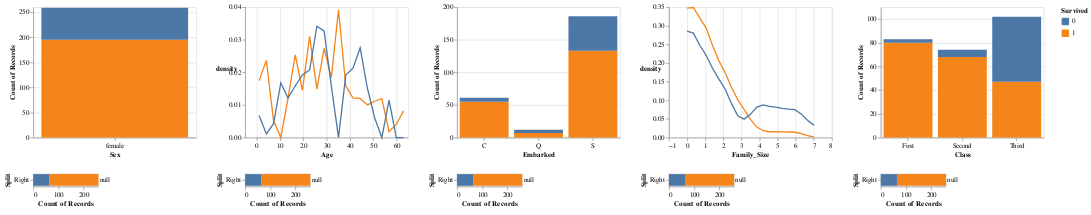

This figure's notebook cell:
### Code cell
build_interactive_decision_tree(titanic_df, "Sex == 'female'")

### Figure 1 — Vega-Lite specification as saved in the notebook (floating-point values rounded to 4 significant figures; data arrays with more than 128 entries replaced by an {"elided": "..."} marker saying what was removed)
{"config": {"view": {"continuousWidth": 400, "continuousHeight": 300}}, "hconcat": [{"vconcat": [{"data": {"name": "data-9609b4985d467e4b960317c6d5d55c8c"}, "mark": "bar", "encoding": {"color": {"type": "nominal", "field": "Survived", "sort": [1, 0]}, "opacity": {"condition": {"value": 1, "selection": "selector595"}, "value": 0.3}, "x": {"type": "nominal", "axis": {"labelAngle": 0}, "field": "Sex"}, "y": {"type": "quantitative", "aggregate": "count"}}, "height": 200, "selection": {"selector595": {"type": "single", "fields": ["Sex"]}}, "width": 250}, {"hconcat": [{"layer": [{"mark": "bar", "encoding": {"color": {"type": "nominal", "field": "Survived", "sort": [1, 0]}, "x": {"type": "quantitative", "aggregate": "count", "scale": {"domain": [0, 259]}}, "y": {"type": "nominal", "field": "Split"}}, "transform": [{"calculate": "selector595['Sex']", "as": "split_val"}, {"calculate": "datum.Sex == datum.split_val?'Left':'Right'", "as": "Split"}], "width": 100}, {"mark": {"type": "text", "dx": 10}, "encoding": {"text": {"type": "quantitative", "field": "Entropy"}, "x": {"type": "quantitative", "aggregate": "count", "scale": {"domain": [0, 259]}}, "y": {"type": "nominal", "field": "Split"}}, "transform": [{"calculate": "selector595['Sex']", "as": "split_val"}, {"calculate": "datum.Sex == datum.split_val?'Left':'Right'", "as": "Split"}, {"lookup": "split_val", "from": {"data": {"name": "data-1af6176d2fa361009f31a9dd528123b4"}, "key": "Split_Val", "fields": ["Left_Entropy", "Right_Entropy"]}}, {"calculate": "datum.Split == 'Left'?datum.Left_Entropy:datum.Right_Entropy", "as": "Entropy"}]}], "data": {"name": "data-9609b4985d467e4b960317c6d5d55c8c"}}, {"vconcat": [{"mark": "text", "encoding": {"text": {"type": "nominal", "field": "chart_text"}}, "transform": [{"calculate": "selector595['Sex']", "as": "selected_val"}, {"filter": "((datum.Split_Val <= datum.selected_val) && (datum.Split_Val >= datum.selected_val))"}, {"calculate": "('For Sex=' + datum.selected_val)", "as": "chart_text"}], "width": 120}, {"mark": "text", "encoding": {"text": {"type": "nominal", "field": "chart_text"}}, "transform": [{"calculate": "selector595['Sex']", "as": "selected_val"}, {"filter": "((datum.Split_Val <= datum.selected_val) && (datum.Split_Val >= datum.selected_val))"}, {"calculate": "('Information Gain: ' + datum.Information_Gain)", "as": "chart_text"}], "width": 120}], "data": {"name": "data-1af6176d2fa361009f31a9dd528123b4"}}]}]}, {"vconcat": [{"layer": [{"data": {"name": "data-a2bf53cc6eaf007561dc3bd8c473d0cf"}, "mark": {"type": "bar", "binSpacing": 0, "size": 3.226}, "encoding": {"color": {"value": "lightgrey"}, "opacity": {"condition": {"value": 0.3, "test": "(datum.val <= datum.key)"}, "value": 0}, "x": {"type": "quantitative", "field": "Age"}, "y": {"type": "quantitative", "axis": null, "field": "Height"}}, "height": 200, "selection": {"selector596": {"type": "single", "fields": ["Age"], "on": "mouseover", "nearest": true}}, "transform": [{"calculate": "selector596['Age']", "as": "key"}, {"calculate": "datum.Age", "as": "val"}]}, {"data": {"name": "data-3508a03add04cf5b90d53a8f8d0e0657"}, "mark": "line", "encoding": {"color": {"type": "nominal", "field": "Survived"}, "x": {"type": "quantitative", "field": "value", "title": "Age"}, "y": {"type": "quantitative", "axis": {"labelAngle": 0, "titleAngle": 0}, "field": "density"}}, "height": 200, "transform": [{"density": "value", "bandwidth": 0.5, "groupby": ["variable", "Survived"], "steps": 20}, {"joinaggregate": [{"op": "max", "field": "density", "as": "max_density"}]}], "width": 250}], "resolve": {"scale": {"y": "independent"}}}, {"hconcat": [{"layer": [{"mark": "bar", "encoding": {"color": {"type": "nominal", "field": "Survived", "sort": [1, 0]}, "x": {"type": "quantitative", "aggregate": "count", "scale": {"domain": [0, 259]}}, "y": {"type": "nominal", "field": "Split"}}, "transform": [{"calculate": "selector596['Age']", "as": "split_val"}, {"calculate": "datum.value <= datum.split_val?'Left':'Right'", "as": "Split"}], "width": 100}, {"mark": {"type": "text", "dx": 10}, "encoding": {"text": {"type": "quantitative", "field": "Entropy"}, "x": {"type": "quantitative", "aggregate": "count", "scale": {"domain": [0, 259]}}, "y": {"type": "nominal", "field": "Split"}}, "transform": [{"calculate": "selector596['Age']", "as": "split_val"}, {"calculate": "datum.value <= datum.split_val?'Left':'Right'", "as": "Split"}, {"lookup": "split_val", "from": {"data": {"name": "data-aa29325fdf9b858f0466693792367fa5"}, "key": "Split_Val", "fields": ["Left_Entropy", "Right_Entropy"]}}, {"calculate": "datum.Split == 'Left'?datum.Left_Entropy:datum.Right_Entropy", "as": "Entropy"}]}], "data": {"name": "data-3508a03add04cf5b90d53a8f8d0e0657"}}, {"vconcat": [{"mark": "text", "encoding": {"text": {"type": "nominal", "field": "chart_text"}}, "transform": [{"calculate": "selector596['Age']", "as": "selected_val"}, {"filter": "((datum.Split_Val <= datum.selected_val) && (datum.Split_Val >= datum.selected_val))"}, {"calculate": "('For Age<=' + datum.selected_val)", "as": "chart_text"}], "width": 120}, {"mark": "text", "encoding": {"text": {"type": "nominal", "field": "chart_text"}}, "transform": [{"calculate": "selector596['Age']", "as": "selected_val"}, {"filter": "((datum.Split_Val <= datum.selected_val) && (datum.Split_Val >= datum.selected_val))"}, {"calculate": "('Information Gain: ' + datum.Information_Gain)", "as": "chart_text"}], "width": 120}], "data": {"name": "data-aa29325fdf9b858f0466693792367fa5"}}]}]}, {"vconcat": [{"data": {"name": "data-b1e2bcfe8cb08aaa1136939f5ea71608"}, "mark": "bar", "encoding": {"color": {"type": "nominal", "field": "Survived", "sort": [1, 0]}, "opacity": {"condition": {"value": 1, "selection": "selector597"}, "value": 0.3}, "x": {"type": "nominal", "axis": {"labelAngle": 0}, "field": "Embarked"}, "y": {"type": "quantitative", "aggregate": "count"}}, "height": 200, "selection": {"selector597": {"type": "single", "fields": ["Embarked"]}}, "width": 250}, {"hconcat": [{"layer": [{"mark": "bar", "encoding": {"color": {"type": "nominal", "field": "Survived", "sort": [1, 0]}, "x": {"type": "quantitative", "aggregate": "count", "scale": {"domain": [0, 259]}}, "y": {"type": "nominal", "field": "Split"}}, "transform": [{"calculate": "selector597['Embarked']", "as": "split_val"}, {"calculate": "datum.Embarked == datum.split_val?'Left':'Right'", "as": "Split"}], "width": 100}, {"mark": {"type": "text", "dx": 10}, "encoding": {"text": {"type": "quantitative", "field": "Entropy"}, "x": {"type": "quantitative", "aggregate": "count", "scale": {"domain": [0, 259]}}, "y": {"type": "nominal", "field": "Split"}}, "transform": [{"calculate": "selector597['Embarked']", "as": "split_val"}, {"calculate": "datum.Embarked == datum.split_val?'Left':'Right'", "as": "Split"}, {"lookup": "split_val", "from": {"data": {"name": "data-ff6350f9ef4459308a19f233d13049b9"}, "key": "Split_Val", "fields": ["Left_Entropy", "Right_Entropy"]}}, {"calculate": "datum.Split == 'Left'?datum.Left_Entropy:datum.Right_Entropy", "as": "Entropy"}]}], "data": {"name": "data-b1e2bcfe8cb08aaa1136939f5ea71608"}}, {"vconcat": [{"mark": "text", "encoding": {"text": {"type": "nominal", "field": "chart_text"}}, "transform": [{"calculate": "selector597['Embarked']", "as": "selected_val"}, {"filter": "((datum.Split_Val <= datum.selected_val) && (datum.Split_Val >= datum.selected_val))"}, {"calculate": "('For Embarked=' + datum.selected_val)", "as": "chart_text"}], "width": 120}, {"mark": "text", "encoding": {"text": {"type": "nominal", "field": "chart_text"}}, "transform": [{"calculate": "selector597['Embarked']", "as": "selected_val"}, {"filter": "((datum.Split_Val <= datum.selected_val) && (datum.Split_Val >= datum.selected_val))"}, {"calculate": "('Information Gain: ' + datum.Information_Gain)", "as": "chart_text"}], "width": 120}], "data": {"name": "data-ff6350f9ef4459308a19f233d13049b9"}}]}]}, {"vconcat": [{"layer": [{"data": {"name": "data-fe651712a4f6f7e79b5d5306badf6116"}, "mark": {"type": "bar", "binSpacing": 0, "size": 28.57}, "encoding": {"color": {"value": "lightgrey"}, "opacity": {"condition": {"value": 0.3, "test": "(datum.val <= datum.key)"}, "value": 0}, "x": {"type": "quantitative", "field": "Family_Size"}, "y": {"type": "quantitative", "axis": null, "field": "Height"}}, "height": 200, "selection": {"selector598": {"type": "single", "fields": ["Family_Size"], "on": "mouseover", "nearest": true}}, "transform": [{"calculate": "selector598['Family_Size']", "as": "key"}, {"calculate": "datum.Family_Size", "as": "val"}]}, {"data": {"name": "data-5fa59520f35d939c2ccc31ef60c4d559"}, "mark": "line", "encoding": {"color": {"type": "nominal", "field": "Survived"}, "x": {"type": "quantitative", "field": "value", "title": "Family_Size"}, "y": {"type": "quantitative", "axis": {"labelAngle": 0, "titleAngle": 0}, "field": "density"}}, "height": 200, "transform": [{"density": "value", "bandwidth": 0.5, "groupby": ["variable", "Survived"], "steps": 20}, {"joinaggregate": [{"op": "max", "field": "density", "as": "max_density"}]}], "width": 250}], "resolve": {"scale": {"y": "independent"}}}, {"hconcat": [{"layer": [{"mark": "bar", "encoding": {"color": {"type": "nominal", "field": "Survived", "sort": [1, 0]}, "x": {"type": "quantitative", "aggregate": "count", "scale": {"domain": [0, 259]}}, "y": {"type": "nominal", "field": "Split"}}, "transform": [{"calculate": "selector598['Family_Size']", "as": "split_val"}, {"calculate": "datum.value <= datum.split_val?'Left':'Right'", "as": "Split"}], "width": 100}, {"mark": {"type": "text", "dx": 10}, "encoding": {"text": {"type": "quantitative", "field": "Entropy"}, "x": {"type": "quantitative", "aggregate": "count", "scale": {"domain": [0, 259]}}, "y": {"type": "nominal", "field": "Split"}}, "transform": [{"calculate": "selector598['Family_Size']", "as": "split_val"}, {"calculate": "datum.value <= datum.split_val?'Left':'Right'", "as": "Split"}, {"lookup": "split_val", "from": {"data": {"name": "data-8e04f973a8f81e200203106be9afed92"}, "key": "Split_Val", "fields": ["Left_Entropy", "Right_Entropy"]}}, {"calculate": "datum.Split == 'Left'?datum.Left_Entropy:datum.Right_Entropy", "as": "Entropy"}]}], "data": {"name": "data-5fa59520f35d939c2ccc31ef60c4d559"}}, {"vconcat": [{"mark": "text", "encoding": {"text": {"type": "nominal", "field": "chart_text"}}, "transform": [{"calculate": "selector598['Family_Size']", "as": "selected_val"}, {"filter": "((datum.Split_Val <= datum.selected_val) && (datum.Split_Val >= datum.selected_val))"}, {"calculate": "('For Family_Size<=' + datum.selected_val)", "as": "chart_text"}], "width": 120}, {"mark": "text", "encoding": {"text": {"type": "nominal", "field": "chart_text"}}, "transform": [{"calculate": "selector598['Family_Size']", "as": "selected_val"}, {"filter": "((datum.Split_Val <= datum.selected_val) && (datum.Split_Val >= datum.selected_val))"}, {"calculate": "('Information Gain: ' + datum.Information_Gain)", "as": "chart_text"}], "width": 120}], "data": {"name": "data-8e04f973a8f81e200203106be9afed92"}}]}]}, {"vconcat": [{"data": {"name": "data-4a3367507dae60c0217310f63cf0a0b4"}, "mark": "bar", "encoding": {"color": {"type": "nominal", "field": "Survived", "sort": [1, 0]}, "opacity": {"condition": {"value": 1, "selection": "selector599"}, "value": 0.3}, "x": {"type": "nominal", "axis": {"labelAngle": 0}, "field": "Class"}, "y": {"type": "quantitative", "aggregate": "count"}}, "height": 200, "selection": {"selector599": {"type": "single", "fields": ["Class"]}}, "width": 250}, {"hconcat": [{"layer": [{"mark": "bar", "encoding": {"color": {"type": "nominal", "field": "Survived", "sort": [1, 0]}, "x": {"type": "quantitative", "aggregate": "count", "scale": {"domain": [0, 259]}}, "y": {"type": "nominal", "field": "Split"}}, "transform": [{"calculate": "selector599['Class']", "as": "split_val"}, {"calculate": "datum.Class == datum.split_val?'Left':'Right'", "as": "Split"}], "width": 100}, {"mark": {"type": "text", "dx": 10}, "encoding": {"text": {"type": "quantitative", "field": "Entropy"}, "x": {"type": "quantitative", "aggregate": "count", "scale": {"domain": [0, 259]}}, "y": {"type": "nominal", "field": "Split"}}, "transform": [{"calculate": "selector599['Class']", "as": "split_val"}, {"calculate": "datum.Class == datum.split_val?'Left':'Right'", "as": "Split"}, {"lookup": "split_val", "from": {"data": {"name": "data-4e5a4211f028f15f8f769be293f6cfbb"}, "key": "Split_Val", "fields": ["Left_Entropy", "Right_Entropy"]}}, {"calculate": "datum.Split == 'Left'?datum.Left_Entropy:datum.Right_Entropy", "as": "Entropy"}]}], "data": {"name": "data-4a3367507dae60c0217310f63cf0a0b4"}}, {"vconcat": [{"mark": "text", "encoding": {"text": {"type": "nominal", "field": "chart_text"}}, "transform": [{"calculate": "selector599['Class']", "as": "selected_val"}, {"filter": "((datum.Split_Val <= datum.selected_val) && (datum.Split_Val >= datum.selected_val))"}, {"calculate": "('For Class=' + datum.selected_val)", "as": "chart_text"}], "width": 120}, {"mark": "text", "encoding": {"text": {"type": "nominal", "field": "chart_text"}}, "transform": [{"calculate": "selector599['Class']", "as": "selected_val"}, {"filter": "((datum.Split_Val <= datum.selected_val) && (datum.Split_Val >= datum.selected_val))"}, {"calculate": "('Information Gain: ' + datum.Information_Gain)", "as": "chart_text"}], "width": 120}], "data": {"name": "data-4e5a4211f028f15f8f769be293f6cfbb"}}]}]}], "$schema": "https://vega.github.io/schema/vega-lite/v4.0.2.json", "datasets": {"data-9609b4985d467e4b960317c6d5d55c8c": {"elided": "259 records"}, "data-1af6176d2fa361009f31a9dd528123b4": [{"Split_Val": "female", "Left_Entropy": 81.0, "Right_Entropy": null, "Information_Gain": null}], "data-a2bf53cc6eaf007561dc3bd8c473d0cf": [{"Age": 1, "Height": 1}, {"Age": 2, "Height": 1}, {"Age": 3, "Height": 1}, {"Age": 4, "Height": 1}, {"Age": 5, "Height": 1}, {"Age": 6, "Height": 1}, {"Age": 7, "Height": 1}, {"Age": 8, "Height": 1}, {"Age": 9, "Height": 1}, {"Age": 10, "Height": 1}, {"Age": 11, "Height": 1}, {"Age": 12, "Height": 1}, {"Age": 13, "Height": 1}, {"Age": 14, "Height": 1}, {"Age": 15, "Height": 1}, {"Age": 16, "Height": 1}, {"Age": 17, "Height": 1}, {"Age": 18, "Height": 1}, {"Age": 19, "Height": 1}, {"Age": 20, "Height": 1}, {"Age": 21, "Height": 1}, {"Age": 22, "Height": 1}, {"Age": 23, "Height": 1}, {"Age": 24, "Height": 1}, {"Age": 25, "Height": 1}, {"Age": 26, "Height": 1}, {"Age": 27, "Height": 1}, {"Age": 28, "Height": 1}, {"Age": 29, "Height": 1}, {"Age": 30, "Height": 1}, {"Age": 31, "Height": 1}, {"Age": 32, "Height": 1}, {"Age": 33, "Height": 1}, {"Age": 34, "Height": 1}, {"Age": 35, "Height": 1}, {"Age": 36, "Height": 1}, {"Age": 37, "Height": 1}, {"Age": 38, "Height": 1}, {"Age": 39, "Height": 1}, {"Age": 40, "Height": 1}, {"Age": 41, "Height": 1}, {"Age": 42, "Height": 1}, {"Age": 43, "Height": 1}, {"Age": 44, "Height": 1}, {"Age": 45, "Height": 1}, {"Age": 46, "Height": 1}, {"Age": 47, "Height": 1}, {"Age": 48, "Height": 1}, {"Age": 49, "Height": 1}, {"Age": 50, "Height": 1}, {"Age": 51, "Height": 1}, {"Age": 52, "Height": 1}, {"Age": 53, "Height": 1}, {"Age": 54, "Height": 1}, {"Age": 55, "Height": 1}, {"Age": 56, "Height": 1}, {"Age": 57, "Height": 1}, {"Age": 58, "Height": 1}, {"Age": 59, "Height": 1}, {"Age": 60, "Height": 1}, {"Age": 61, "Height": 1}, {"Age": 62, "Height": 1}], "data-3508a03add04cf5b90d53a8f8d0e0657": {"elided": "259 records"}, "data-aa29325fdf9b858f0466693792367fa5": [{"Split_Val": 1, "Left_Entropy": 0.0, "Right_Entropy": 81.0, "Information_Gain": 0.64}, {"Split_Val": 2, "Left_Entropy": 97.0, "Right_Entropy": 80.0, "Information_Gain": 0.33}, {"Split_Val": 3, "Left_Entropy": 98.0, "Right_Entropy": 79.0, "Information_Gain": 0.49}, {"Split_Val": 4, "Left_Entropy": 87.0, "Right_Entropy": 80.0, "Information_Gain": 0.06}, {"Split_Val": 5, "Left_Entropy": 79.0, "Right_Entropy": 81.0, "Information_Gain": 0.0}, {"Split_Val": 6, "Left_Entropy": 83.0, "Right_Entropy": 80.0, "Information_Gain": 0.01}, {"Split_Val": 7, "Left_Entropy": 81.0, "Right_Entropy": 81.0, "Information_Gain": 0.0}, {"Split_Val": 8, "Left_Entropy": 84.0, "Right_Entropy": 80.0, "Information_Gain": 0.02}, {"Split_Val": 9, "Left_Entropy": 95.0, "Right_Entropy": 78.0, "Information_Gain": 0.67}, {"Split_Val": 10, "Left_Entropy": 96.0, "Right_Entropy": 77.0, "Information_Gain": 0.95}, {"Split_Val": 11, "Left_Entropy": 97.0, "Right_Entropy": 77.0, "Information_Gain": 1.26}, {"Split_Val": 12, "Left_Entropy": 97.0, "Right_Entropy": 77.0, "Information_Gain": 1.26}, {"Split_Val": 13, "Left_Entropy": 96.0, "Right_Entropy": 77.0, "Information_Gain": 0.99}, {"Split_Val": 14, "Left_Entropy": 96.0, "Right_Entropy": 77.0, "Information_Gain": 1.2}, {"Split_Val": 15, "Left_Entropy": 93.0, "Right_Entropy": 77.0, "Information_Gain": 0.75}, {"Split_Val": 16, "Left_Entropy": 91.0, "Right_Entropy": 78.0, "Information_Gain": 0.54}, {"Split_Val": 17, "Left_Entropy": 89.0, "Right_Entropy": 78.0, "Information_Gain": 0.39}, {"Split_Val": 18, "Left_Entropy": 91.0, "Right_Entropy": 76.0, "Information_Gain": 0.78}, {"Split_Val": 19, "Left_Entropy": 87.0, "Right_Entropy": 77.0, "Information_Gain": 0.33}, {"Split_Val": 20, "Left_Entropy": 90.0, "Right_Entropy": 76.0, "Information_Gain": 0.67}, {"Split_Val": 21, "Left_Entropy": 91.0, "Right_Entropy": 74.0, "Information_Gain": 1.0}, {"Split_Val": 22, "Left_Entropy": 88.0, "Right_Entropy": 75.0, "Information_Gain": 0.68}, {"Split_Val": 23, "Left_Entropy": 88.0, "Right_Entropy": 75.0, "Information_Gain": 0.61}, {"Split_Val": 24, "Left_Entropy": 85.0, "Right_Entropy": 77.0, "Information_Gain": 0.22}, {"Split_Val": 25, "Left_Entropy": 86.0, "Right_Entropy": 74.0, "Information_Gain": 0.55}, {"Split_Val": 26, "Left_Entropy": 87.0, "Right_Entropy": 73.0, "Information_Gain": 0.73}, {"Split_Val": 27, "Left_Entropy": 86.0, "Right_Entropy": 73.0, "Information_Gain": 0.61}, {"Split_Val": 28, "Left_Entropy": 86.0, "Right_Entropy": 73.0, "Information_Gain": 0.69}, {"Split_Val": 29, "Left_Entropy": 86.0, "Right_Entropy": 71.0, "Information_Gain": 0.77}, {"Split_Val": 30, "Left_Entropy": 86.0, "Right_Entropy": 70.0, "Information_Gain": 0.82}, {"Split_Val": 31, "Left_Entropy": 86.0, "Right_Entropy": 69.0, "Information_Gain": 0.93}, {"Split_Val": 32, "Left_Entropy": 86.0, "Right_Entropy": 68.0, "Information_Gain": 0.95}, {"Split_Val": 33, "Left_Entropy": 85.0, "Right_Entropy": 71.0, "Information_Gain": 0.56}, {"Split_Val": 34, "Left_Entropy": 84.0, "Right_Entropy": 73.0, "Information_Gain": 0.35}, {"Split_Val": 35, "Left_Entropy": 82.0, "Right_Entropy": 77.0, "Information_Gain": 0.07}, {"Split_Val": 36, "Left_Entropy": 81.0, "Right_Entropy": 81.0, "Information_Gain": 0.0}, {"Split_Val": 37, "Left_Entropy": 81.0, "Right_Entropy": 79.0, "Information_Gain": 0.01}, {"Split_Val": 38, "Left_Entropy": 81.0, "Right_Entropy": 79.0, "Information_Gain": 0.01}, {"Split_Val": 39, "Left_Entropy": 82.0, "Right_Entropy": 77.0, "Information_Gain": 0.04}, {"Split_Val": 40, "Left_Entropy": 81.0, "Right_Entropy": 78.0, "Information_Gain": 0.01}, {"Split_Val": 41, "Left_Entropy": 82.0, "Right_Entropy": 74.0, "Information_Gain": 0.11}, {"Split_Val": 42, "Left_Entropy": 81.0, "Right_Entropy": 77.0, "Information_Gain": 0.04}, {"Split_Val": 43, "Left_Entropy": 82.0, "Right_Entropy": 74.0, "Information_Gain": 0.09}, {"Split_Val": 44, "Left_Entropy": 82.0, "Right_Entropy": 72.0, "Information_Gain": 0.14}, {"Split_Val": 45, "Left_Entropy": 83.0, "Right_Entropy": 58.0, "Information_Gain": 0.65}, {"Split_Val": 46, "Left_Entropy": 83.0, "Right_Entropy": 58.0, "Information_Gain": 0.65}, {"Split_Val": 47, "Left_Entropy": 83.0, "Right_Entropy": 50.0, "Information_Gain": 0.97}, {"Split_Val": 48, "Left_Entropy": 83.0, "Right_Entropy": 43.0, "Information_Gain": 1.18}, {"Split_Val": 49, "Left_Entropy": 83.0, "Right_Entropy": 45.0, "Information_Gain": 0.95}, {"Split_Val": 50, "Left_Entropy": 83.0, "Right_Entropy": 34.0, "Information_Gain": 1.12}, {"Split_Val": 51, "Left_Entropy": 82.0, "Right_Entropy": 35.0, "Information_Gain": 0.99}, {"Split_Val": 52, "Left_Entropy": 82.0, "Right_Entropy": 39.0, "Information_Gain": 0.74}, {"Split_Val": 53, "Left_Entropy": 82.0, "Right_Entropy": 41.0, "Information_Gain": 0.62}, {"Split_Val": 54, "Left_Entropy": 81.0, "Right_Entropy": 50.0, "Information_Gain": 0.3}, {"Split_Val": 55, "Left_Entropy": 81.0, "Right_Entropy": 54.0, "Information_Gain": 0.21}, {"Split_Val": 56, "Left_Entropy": 81.0, "Right_Entropy": 59.0, "Information_Gain": 0.13}, {"Split_Val": 57, "Left_Entropy": 82.0, "Right_Entropy": 0.0, "Information_Gain": 0.96}, {"Split_Val": 58, "Left_Entropy": 81.0, "Right_Entropy": 0.0, "Information_Gain": 0.48}, {"Split_Val": 59, "Left_Entropy": 81.0, "Right_Entropy": 0.0, "Information_Gain": 0.48}, {"Split_Val": 60, "Left_Entropy": 81.0, "Right_Entropy": 0.0, "Information_Gain": 0.32}, {"Split_Val": 61, "Left_Entropy": 81.0, "Right_Entropy": 0.0, "Information_Gain": 0.32}, {"Split_Val": 62, "Left_Entropy": 81.0, "Right_Entropy": 0.0, "Information_Gain": 0.32}], "data-b1e2bcfe8cb08aaa1136939f5ea71608": {"elided": "259 records"}, "data-ff6350f9ef4459308a19f233d13049b9": [{"Split_Val": "C", "Left_Entropy": 46.0, "Right_Entropy": 87.0, "Information_Gain": 3.04}, {"Split_Val": "Q", "Left_Entropy": 98.0, "Right_Entropy": 79.0, "Information_Gain": 0.49}, {"Split_Val": "S", "Left_Entropy": 86.0, "Right_Entropy": 61.0, "Information_Gain": 1.52}], "data-fe651712a4f6f7e79b5d5306badf6116": [{"Family_Size": 0, "Height": 1}, {"Family_Size": 1, "Height": 1}, {"Family_Size": 2, "Height": 1}, {"Family_Size": 3, "Height": 1}, {"Family_Size": 4, "Height": 1}, {"Family_Size": 5, "Height": 1}, {"Family_Size": 6, "Height": 1}], "data-5fa59520f35d939c2ccc31ef60c4d559": {"elided": "259 records"}, "data-8e04f973a8f81e200203106be9afed92": [{"Split_Val": 0, "Left_Entropy": 75.0, "Right_Entropy": 84.0, "Information_Gain": 0.26}, {"Split_Val": 1, "Left_Entropy": 73.0, "Right_Entropy": 91.0, "Information_Gain": 1.23}, {"Split_Val": 2, "Left_Entropy": 73.0, "Right_Entropy": 99.0, "Information_Gain": 2.88}, {"Split_Val": 3, "Left_Entropy": 72.0, "Right_Entropy": 92.0, "Information_Gain": 6.74}, {"Split_Val": 4, "Left_Entropy": 75.0, "Right_Entropy": 92.0, "Information_Gain": 4.28}, {"Split_Val": 5, "Left_Entropy": 78.0, "Right_Entropy": 88.0, "Information_Gain": 2.65}, {"Split_Val": 6, "Left_Entropy": 80.0, "Right_Entropy": 0.0, "Information_Gain": 1.57}], "data-4a3367507dae60c0217310f63cf0a0b4": {"elided": "259 records"}, "data-4e5a4211f028f15f8f769be293f6cfbb": [{"Split_Val": "First", "Left_Entropy": 22.0, "Right_Entropy": 93.0, "Information_Gain": 10.21}, {"Split_Val": "Second", "Left_Entropy": 41.0, "Right_Entropy": 90.0, "Information_Gain": 4.98}, {"Split_Val": "Third", "Left_Entropy": 100.0, "Right_Entropy": 32.0, "Information_Gain": 22.26}]}}
